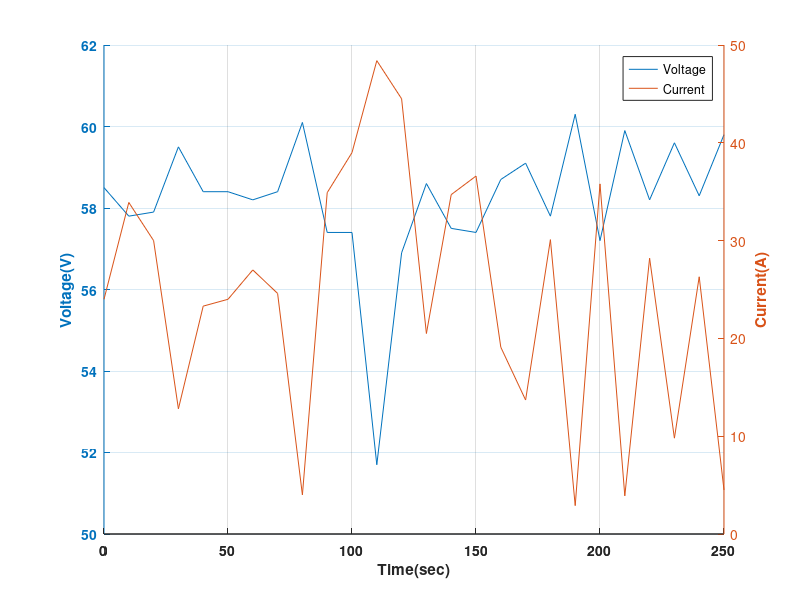

Write the MATLAB code that produced this figure.
clc;
clear all;
close all;
voltage = [58.5 57.8 57.9 59.5 58.4 58.4 58.2 58.4 60.1 57.4 57.4 51.7 56.9 58.6 57.5 57.4 58.7 59.1 57.8 60.3 57.2 59.9 58.2 59.6 58.3 59.8 ];
current = [24 33.9 30 12.8 23.3 24 27 24.6 4.0 34.9 39 48.4 44.5 20.5 34.7 36.6 19.1 13.7 30.1 2.9 35.8 3.9 28.2 9.8 26.3 4.5];
time = 0:10:250;
hold on
%figure(1)
%plot(time,voltage,time,current,'linewidth',2),xlabel('Time(sec)','FontWeight','bold'),ylabel('Voltage(V)','FontWeight','bold'),grid on,title('Voltage vs Time ','FontWeight','bold'),set(gca,'FontWeight','bold')
[ax,p1,p2] = plotyy(time,voltage,time,current,'plot'),grid on
legend('Voltage', 'Current')

xlabel(ax(1),'Time(sec)','FontWeight','bold'),set(gca,'FontWeight','bold') % label x-axis
ylabel(ax(1),'Voltage(V)','FontWeight','bold'),set(gca,'FontWeight','bold') % label left y-axis
ylabel(ax(2),'Current(A)','FontWeight','bold'),set(gca,'FontWeight','bold')
